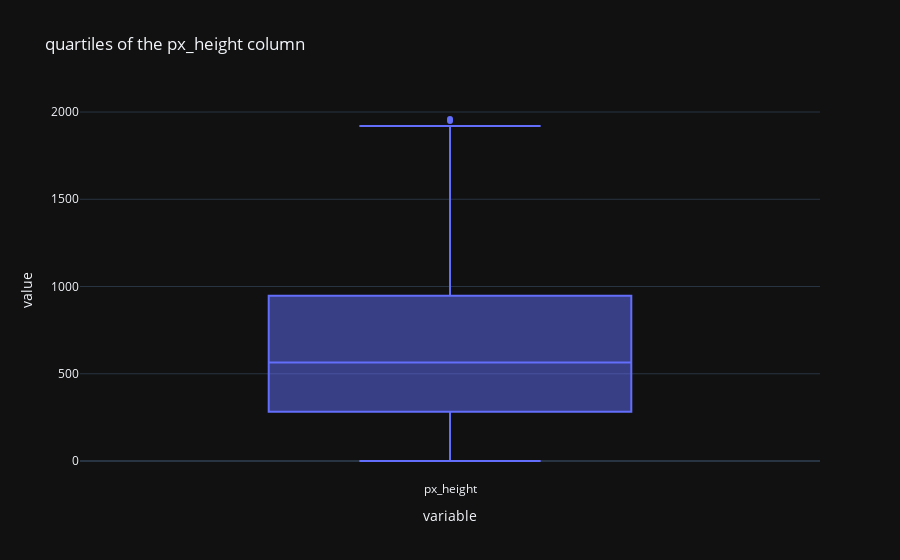

The code cell stored with this chart in its notebook:
### Code cell
fig = px.box(train_df['px_height'],
             title='quartiles of the px_height column',
             template='plotly_dark'
            )
fig.show()

### Figure 1 — Plotly figure (JSON) as saved in the notebook; plotly's stock layout.template omitted (floating-point values rounded to 4 significant figures; data arrays with more than 128 entries replaced by an {"elided": "..."} marker saying what was removed)
{"data": [{"alignmentgroup": "True", "hovertemplate": "variable=%{x}<br>value=%{y}<extra></extra>", "legendgroup": "", "marker": {"color": "#636efa"}, "name": "", "notched": false, "offsetgroup": "", "orientation": "v", "showlegend": false, "type": "box", "x": {"elided": "2000 str values"}, "x0": " ", "xaxis": "x", "y": {"elided": "2000 int values"}, "y0": " ", "yaxis": "y"}], "layout": {"boxmode": "group", "legend": {"tracegroupgap": 0}, "title": {"text": "quartiles of the px_height column"}, "xaxis": {"anchor": "y", "domain": [0, 1], "title": {"text": "variable"}}, "yaxis": {"anchor": "x", "domain": [0, 1], "title": {"text": "value"}}}}
